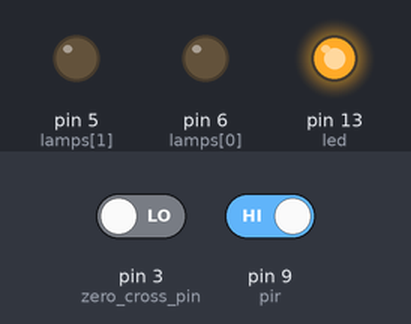
A sketch run on a simulated Arduino Uno, built with avr-gcc and run on an emulated ATmega328P. Parts: output pins drawn as LEDs (lit = HIGH). The inputs (shaded band) are chosen by the test bench; at power-on: pin 3 (zero_cross_pin) LOW, pin 9 (pir) HIGH. MIDI output is not drawn.

Above: at 1.2 s.
1.3 s: pin 3 (zero_cross_pin) driven HIGH
At 2.5 s:
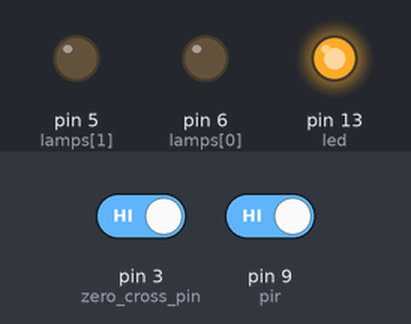
2.8 s: pin 9 (pir) driven LOW
At 3.3 s:
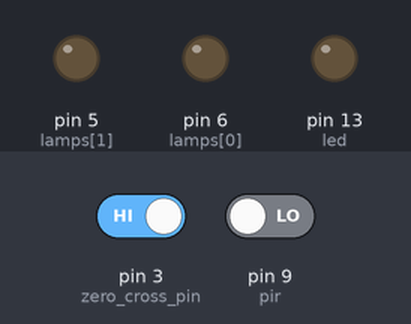
4.3 s: pin 9 (pir) driven HIGH
At 5.6 s:
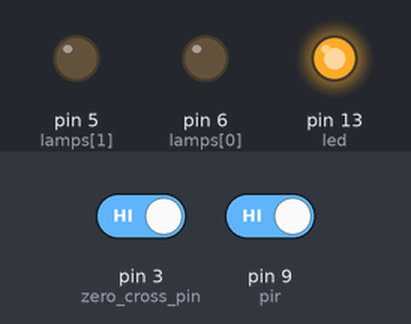
Timing chart, 0 to 7.3 s (numbered marks = the images above; inputs shaded):
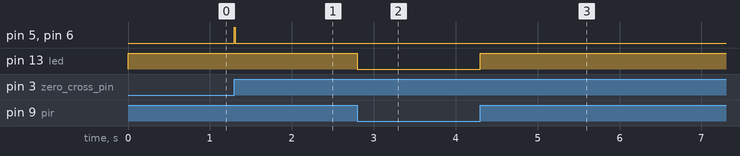

The sketch:

break-in-midi.ino
```cpp
#include <MIDI.h>
#include <TimerOne.h>

MIDI_CREATE_DEFAULT_INSTANCE();

#define LAMP_COUNT 2

const int led = 13;

const int pir = 9;
const int zero_cross_pin = 3;
const int lamps[LAMP_COUNT] = {6, 5};

bool events_enable = false;
bool pir_state = false;

void handle_note_on(byte channel, byte note, byte velocity) {
  if(note == 60) {
    set_lamp_value(velocity, 1);
  } else if(note == 61) {
    set_lamp_value(velocity, 0);
  } else if(note == 63) {
    digitalWrite(led, velocity > 64 ? HIGH : LOW);
  } else if(note == 64) {
    events_enable = true;
    if(pir_state) {
      MIDI.sendNoteOn(65, 127, 2);
    }
  }
}

void handle_note_off(byte channel, byte note, byte velocity) {
  if(note == 64) {
    events_enable = false;
  }
}

void handle_cc(byte channel, byte number, byte value) {
  if(number == 1) {
    set_lamp_value(value, 1);
  } else if(number == 2) {
    set_lamp_value(value, 0);
  }
}

int lamps_value[LAMP_COUNT] = {0, 0};

volatile int t = 0;             // Variable to use as a counter
volatile bool zero_cross = 0; // Boolean to store a "switch" to tell us if we have
const int FREQ_STEP = 73;

void handle_zero_cross() {
  zero_cross = true;
}

void dim_check() {
  if(zero_cross) {
    for(uint8_t i = 0; i < LAMP_COUNT; i++) {
      if(t >= lamps_value[i]) {
        digitalWrite(lamps[i], HIGH);
      }
    }

    if(t > 127) {
      t = 0;
      zero_cross = false;
    } else {
      t++;
    }
  } else {
    for(uint8_t i = 0; i < LAMP_COUNT; i++) {
      digitalWrite(lamps[i], LOW);
    }
  }
}

void set_lamp_value(int value, int idx) {
  lamps_value[idx] = 127 - value;
}


void setup() {
  // put your setup code here, to run once:
  pinMode(led, OUTPUT);

  pinMode(lamps[0], OUTPUT);
  pinMode(lamps[1], OUTPUT);

  pinMode(pir, INPUT);

  attachInterrupt(digitalPinToInterrupt(zero_cross_pin), handle_zero_cross, RISING);
  Timer1.initialize(FREQ_STEP);
  Timer1.attachInterrupt(dim_check, FREQ_STEP);

  MIDI.begin(MIDI_CHANNEL_OMNI);
  MIDI.setHandleNoteOn(handle_note_on);
  MIDI.setHandleNoteOff(handle_note_off);
  MIDI.setHandleControlChange(handle_cc);
  MIDI.turnThruOff();
}

void loop() {
  // put your main code here, to run repeatedly:
  MIDI.read();

  if(pir_state) {
    // wait for transient to low
    if(digitalRead(pir) == LOW) {
      MIDI.sendNoteOff(66, 127, 2);
      digitalWrite(led, LOW);
      pir_state = false;
    }
  } else {
    // wait for transient to high
    if(digitalRead(pir) == HIGH) {
      if(events_enable) {
        MIDI.sendNoteOn(65, 127, 2);
      }
      MIDI.sendNoteOn(66, 127, 2);
      digitalWrite(led, HIGH);
      pir_state = true;
    }
  }

  /*for(int i = 0; i < 127; i++) {
    set_lamp_value(127 - i, 0);
    set_lamp_value(i, 1);
    delay(3);
  }*/
}
```

Measured:
- after the input at 1.3 s, pin 5 (lamps[1]), pin 6 (lamps[0]): LOW → HIGH at once, → LOW 0.01 s later
- after the input at 2.8 s, pin 13 (led): HIGH → LOW at once
- after the input at 4.3 s, pin 13 (led): LOW → HIGH at once
